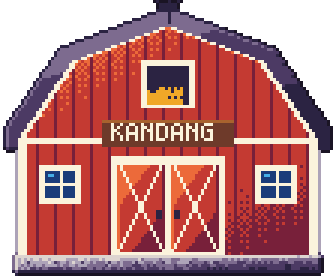
#> input picture tools/src/world/base/farm-animal-barn.png, 112 x 92 px, given in place of sprite_05.png, which was not available (shown 3 times larger)
$ python build_world.py
#> lines starting #> are read from the running program, lines starting #| are printed output that depends on the picture; after the words box and inside, x2 and y2 are one past the last pixel; in counts of white or black regions, pixels touching at a corner belong together; pictures that were not available may be replaced by others from this repository, and a replacement may not be noted
"""Build the hi-res world art (public/sprites/world/<texture key>.png) from Zulfian's sprites.

Usage: python3 tools/build_world.py tools/src/world public/sprites/world

tools/src/world/sprite_NN.png are the 50 cut-outs from "sprites 2.zip" (an AI
sprite sheet at roughly 4x detail: ground tiles, trees, plants, farm objects,
buildings). tools/src/world/base/<key>.png is a snapshot of the game's own
generated texture for each key (read from window.lembah.game.textures); it
gives every frame's size, the space the old drawing filled (so sizes and
positions in the game stay the same) and the shapes of tile edges.

Each output PNG is RES times the size of its base texture, frame for frame;
src/art/hires.ts swaps it in for the generated texture (HIRES_KEYS there must
list the same keys). What is done per kind:
- ground tiles: the middle of the source tile, squared to 64x64, evened out and
  made seamless; tile edges keep the old shapes (alpha and rim shading of the
  old edge tiles laid over the new texture). Water drifts by a pixel per frame.
- trees, bushes, plants, objects: fitted into the old drawing's box, standing on
  the same bottom line; sway frames lean the top by one game pixel.
- buildings: stretched to the old drawing's box so walls cover the same
  colliders; window glow overlays (the "-lit" keys) are made from their windows.
Anything not listed keeps the generated art.
"""
import math
import os
import sys

import numpy as np
from PIL import Image, ImageFilter

RES = 4
T = 16 * RES
RNG = np.random.default_rng(7)

SRC = sys.argv[1] if len(sys.argv) > 1 else 'tools/src/world'
OUT = sys.argv[2] if len(sys.argv) > 2 else 'public/sprites/world'


# ---------------------------------------------------------------------------
# Loading and cleanup


def sprite(n):
    """A cut-out with its magenta background fringe removed, hard alpha, trimmed."""
    a = np.array(Image.open(os.path.join(SRC, 'sprite_%02d.png' % n)).convert('RGBA')).astype(np.int32)
    a[..., 3] = np.where(a[..., 3] >= 128, 255, 0)
    for _ in range(3):
        r, g, b, al = a[..., 0], a[..., 1], a[..., 2], a[..., 3]
        magenta = (r > g + 50) & (b > g + 40) & (al > 0)
        edge = al > 0
        clear = np.zeros_like(edge)
        clear[1:, :] |= al[:-1, :] == 0
        clear[:-1, :] |= al[1:, :] == 0
        clear[:, 1:] |= al[:, :-1] == 0
        clear[:, :-1] |= al[:, 1:] == 0
        a[..., 3] = np.where(magenta & edge & clear, 0, a[..., 3])
    # Any magenta left inside becomes the dark outline colour.
    r, g, b = a[..., 0], a[..., 1], a[..., 2]
    inner = (r > g + 60) & (b > g + 60) & (a[..., 3] > 0)
    a[inner] = (40, 24, 32, 255)
    img = Image.fromarray(a.astype(np.uint8), 'RGBA')
    return img.crop(img.getbbox())


# [51 lines left out: functions split_row, resize, not called in this run]


def base(key):
    return Image.open(os.path.join(SRC, 'base', key + '.png')).convert('RGBA')


class Sheet:
    """The hi-res sheet for one texture key, laid out like its base texture."""

    def __init__(self, key, fw, fh):
        self.key, self.fw, self.fh = key, fw, fh
        self.old = base(key)
        self.cols = self.old.width // fw
        self.count = self.cols * (self.old.height // fh)
        self.img = self.old.resize((self.old.width * RES, self.old.height * RES), Image.NEAREST)

    def origin(self, i):
        return (i % self.cols) * self.fw, (i // self.cols) * self.fh

    def old_frame(self, i):
        x, y = self.origin(i)
        return self.old.crop((x, y, x + self.fw, y + self.fh))

    # [108 lines left out: functions put, save, place, old_box, lean, swaying and 3 more, not called in this run]


def shrink(mask, n=1):
    return ~grow(~mask, n)


def hue_mask(img, test):
    a = np.array(img).astype(np.int32)
    return test(a[..., 0], a[..., 1], a[..., 2]) & (a[..., 3] > 0)


# [15 lines left out: function glow, not called in this run]


def is_glass(r, g, b):
    return (b > 110) & (b > r + 40) & (b > g + 5)


# ---------------------------------------------------------------------------
# Ground tiles


def tile_texture(n, inset=0.08, seamless=True, flatten=True, crop=None, chunk=2):
    """The middle of a source tile, squared, evened out and seamless.

    Ground is drawn at `chunk` sheet pixels per texel (2 = twice the game's detail): at the
    full 4x the AI noise reads as glitter across a whole field.
    """
    img = sprite(n).convert('RGB')
    w, h = img.size
    if crop:
        img = img.crop(crop)
    else:
        img = img.crop((int(w * inset), int(h * inset), int(w * (1 - inset)), int(h * (1 - inset))))
    n_px = T // chunk
    img = img.resize((n_px, n_px), Image.LANCZOS)
    a = np.array(img).astype(np.float64)
    if flatten:
        # Take out large light/dark patches so repeats don't show as stripes.
        blur = np.array(img.filter(ImageFilter.GaussianBlur(n_px / 4.5))).astype(np.float64)
        a = a - blur + blur.reshape(-1, 3).mean(axis=0)
    if seamless:
        # Edges come from the middle of a half-shifted copy, cross-faded toward the middle.
        shifted = np.roll(np.roll(a, n_px // 2, 0), n_px // 2, 1)
        edge = np.minimum(np.arange(n_px), n_px - 1 - np.arange(n_px))
        d = np.minimum.outer(edge, edge)
        wgt = np.clip(d / (n_px * 0.25), 0, 1)[..., None]
        a = a * wgt + shifted * (1 - wgt)
    a = np.repeat(np.repeat(a, chunk, 0), chunk, 1)
    return a.clip(0, 255)


def luminance(a):
    return a[..., 0] * 0.3 + a[..., 1] * 0.59 + a[..., 2] * 0.11


# [28 lines left out: functions textured, tile_sheet, not called in this run]


def flip(a):
    return a[:, ::-1]


def match_mean(a, ref):
    return np.clip(a - a.reshape(-1, 3).mean(axis=0) + ref.reshape(-1, 3).mean(axis=0), 0, 255)


def build_tiles():
    grass_a = tile_texture(5)
#> the loop in sprite, `for _ in range(3):` made 3 passes
#> pass 1, in sprite, `r, g, b, al = a[..., 0], a[..., 1], a[..., 2], a[..., 3]`:
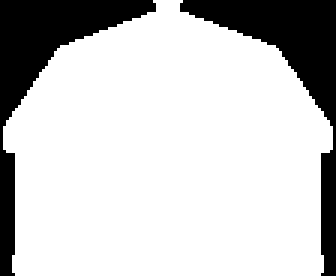
#> al: shape (92, 112) int32 (shown 3 times larger); 78.6% white; 2 black regions, box (x1, y1, x2, y2) and area: (0, 0, 52, 92) 1101, (60, 0, 112, 92) 1101
#> after the loop in sprite, `for _ in range(3):`: clear: shape (92, 112) bool; 23.6% white; 2 white regions, box (x1, y1, x2, y2) and area: (0, 0, 53, 92) 1215, (59, 0, 112, 92) 1215
#> in sprite, `inner = (r > g + 60) & (b > g + 60) & (a[..., 3] > 0)`: inner: shape (92, 112) bool; every value is 0
#> in sprite, img is the input picture: PIL image 112x92 RGBA; mean R, G, B, A 131.3, 73.4, 74.4, 200.5
    grass_b = match_mean(tile_texture(4), grass_a)
#> call 2 of sprite, with n = 4
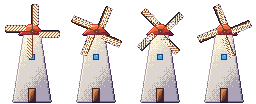
#> input picture tools/src/world/base/farm-windmill.png, 256 x 104 px, given in place of sprite_04.png, which was not available
#> the loop in sprite (call 2), `for _ in range(3):` made 3 passes
#> pass 1, in sprite (call 2), `r, g, b, al = a[..., 0], a[..., 1], a[..., 2], a[..., 3]`:
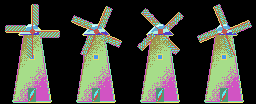
#> r: shape (104, 256) int32; 18 distinct labels, from 0 to 251; one colour per label, 0 black
#> pass 1, in sprite (call 2), `r, g, b, al = a[..., 0], a[..., 1], a[..., 2], a[..., 3]`:
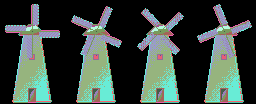
#> g: shape (104, 256) int32; 16 distinct labels, from 0 to 243; one colour per label, 0 black
#> pass 1, in sprite (call 2), `r, g, b, al = a[..., 0], a[..., 1], a[..., 2], a[..., 3]`:
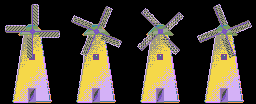
#> b: shape (104, 256) int32; 18 distinct labels, from 0 to 242; one colour per label, 0 black
#> after the loop in sprite (call 2), `for _ in range(3):`:
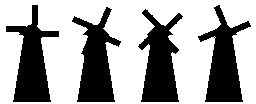
#> clear: shape (104, 256) bool; 65% white; 4 black regions, box (x1, y1, x2, y2) and area: (138, 9, 183, 102) 2368, (72, 7, 121, 102) 2345, (6, 5, 59, 102) 2307, (198, 5, 251, 102) 2300
#> in sprite (call 2), `inner = (r > g + 60) & (b > g + 60) & (a[..., 3] > 0)`: inner: shape (104, 256) bool; every value is 0
#> in sprite, img is the input picture: PIL image 256x104 RGBA; mean R, G, B, A 74.1, 66.2, 64.9, 100.7
#> in match_mean, `return np.clip(a - a.reshape(-1, 3).mean(axis=0) + ref.reshape(-1, 3)...`:
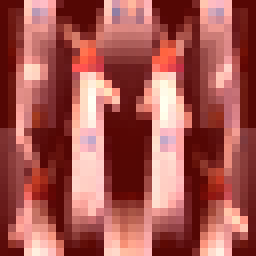
#> returned value: shape (64, 64, 3) float64 (shown 4 times larger); mean of channels 0, 1, 2 164.9, 86.9, 81.4; drawn as R, G, B
    grass_c = match_mean(tile_texture(3), grass_a)
    sh = Sheet('tiles-grass', 16, 16)
    for i, tex in enumerate([grass_a, grass_b, flip(grass_a), grass_c, flip(grass_b), np.roll(grass_a, 24, 1)]):
        sh.put(i, textured(Image.new('RGBA', (16, 16), (128, 128, 128, 255)), tex, 128))
    sh.save()

    meadow = tile_texture(3)
    meadow_b = match_mean(tile_texture(6), meadow)
    tile_sheet('tiles-meadow', 15, [16, 17, 18, 19], [meadow, meadow_b, flip(meadow), np.roll(meadow, 32, 0), flip(meadow_b)]).save()

    path = tile_texture(7)
    tile_sheet('tiles-path', 15, [], [path]).save()
    sand = tile_texture(10)
    tile_sheet('tiles-sand', 15, [16, 17, 18, 19], [sand, flip(sand), np.roll(sand, 32, 1), np.roll(flip(sand), 32, 0), sand]).save()
    paved = tile_texture(11, flatten=False)
    tile_sheet('tiles-paved', 15, [], [paved]).save()

    # Water drifts a game pixel per frame and back.
    drift = [(0, 0), (RES, 0), (2 * RES, RES), (RES, RES)]
    water = tile_texture(12)
    tile_sheet('tiles-water', 15, [16, 17, 18, 19], [water, flip(water), np.roll(water, 32, 0), np.roll(flip(water), 32, 1), water], frames=4, drift=drift).save()
    deep = tile_texture(13)
    tile_sheet('tiles-deep-water', 15, [], [deep]).save()
    s14 = sprite(14)
    sea = tile_texture(14, crop=(6, 6, s14.width - 6, int(s14.height * 0.7)))
    tile_sheet('tiles-sea', 15, [16, 17, 18, 19], [sea, flip(sea), np.roll(sea, 32, 0), np.roll(flip(sea), 32, 1), sea], frames=4, drift=drift).save()

    # Tilled soil: the source tiles have sprouts / water marks on them; paint those out.
    sh = Sheet('tiles-soil', 16, 16)
    for wet, n in ((0, 8), (1, 9)):
        s = sprite(n)
        marks = hue_mask(s, lambda r, g, b: ((g >= r * 0.82) & (g > 70)) | ((b >= g - 4) & (b > 60)))
        s = inpaint(s, grow(marks, 2))
        img = s.convert('RGB')
        w, h = img.size
        img = img.crop((int(w * 0.06), int(h * 0.06), int(w * 0.94), int(h * 0.94))).resize((T, T), Image.LANCZOS)
        tex = np.array(img).astype(np.float64)
        ref = luminance(np.array(sh.old_frame(wet * 16 + 15)).astype(np.float64)).mean()
        for m in range(16):
            sh.put(wet * 16 + m, textured(sh.old_frame(wet * 16 + m), tex, ref))
    sh.save()


# ---------------------------------------------------------------------------


# [217 lines left out: functions build_plants, build_objects, build_buildings, not called in this run]


if __name__ == '__main__':
#> (the run stopped early here; a loop or call above may not have finished)
